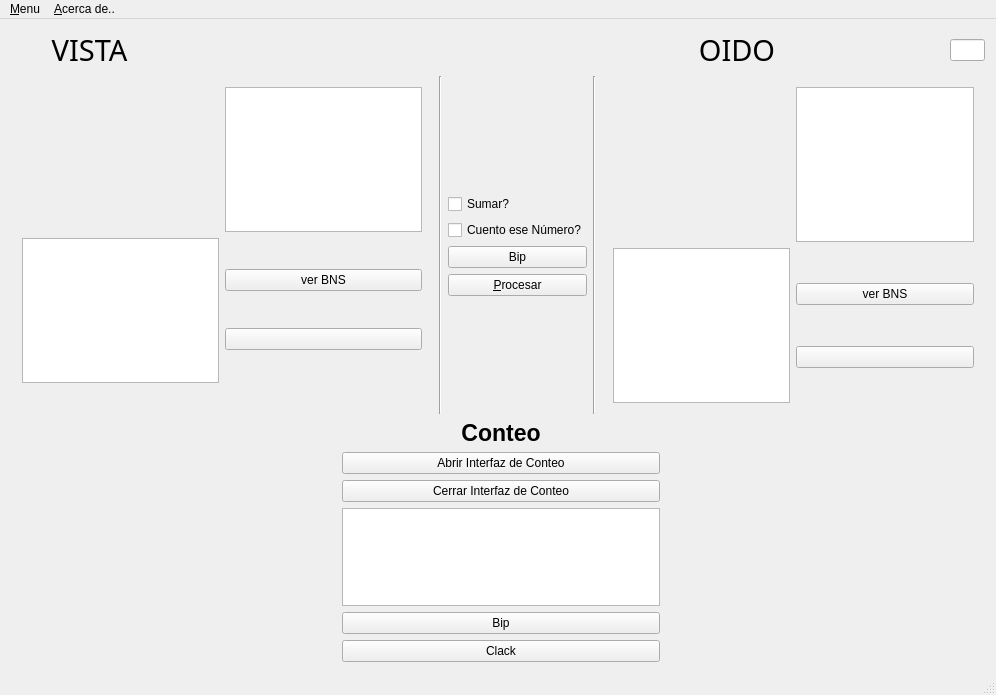
<?xml version="1.0" encoding="UTF-8"?>
<ui version="4.0">
 <class>MainWindow</class>
 <widget class="QMainWindow" name="MainWindow">
  <property name="geometry">
   <rect>
    <x>0</x>
    <y>0</y>
    <width>996</width>
    <height>695</height>
   </rect>
  </property>
  <property name="windowTitle">
   <string>BrainCemisid-J&amp;J  v1.0</string>
  </property>
  <property name="windowIcon">
   <iconset resource="../imageResource.qrc">
    <normaloff>:/icons/brain.png</normaloff>:/icons/brain.png</iconset>
  </property>
  <property name="iconSize">
   <size>
    <width>32</width>
    <height>32</height>
   </size>
  </property>
  <widget class="QWidget" name="centralWidget">
   <layout class="QGridLayout" name="gridLayout_3">
    <item row="0" column="0">
     <layout class="QHBoxLayout" name="horizontalLayout_3">
      <item>
       <widget class="QLabel" name="label_2">
        <property name="font">
         <font>
          <family>Trebuchet MS</family>
          <pointsize>22</pointsize>
          <weight>50</weight>
          <italic>false</italic>
          <bold>false</bold>
         </font>
        </property>
        <property name="text">
         <string>VISTA</string>
        </property>
        <property name="alignment">
         <set>Qt::AlignCenter</set>
        </property>
       </widget>
      </item>
      <item>
       <widget class="QLabel" name="label_4">
        <property name="text">
         <string/>
        </property>
        <property name="pixmap">
         <pixmap resource="../imageResource.qrc">:/icons/eye.png</pixmap>
        </property>
        <property name="alignment">
         <set>Qt::AlignCenter</set>
        </property>
       </widget>
      </item>
     </layout>
    </item>
    <item row="0" column="2">
     <spacer name="horizontalSpacer_3">
      <property name="orientation">
       <enum>Qt::Horizontal</enum>
      </property>
      <property name="sizeType">
       <enum>QSizePolicy::Minimum</enum>
      </property>
      <property name="sizeHint" stdset="0">
       <size>
        <width>300</width>
        <height>20</height>
       </size>
      </property>
     </spacer>
    </item>
    <item row="0" column="3">
     <layout class="QHBoxLayout" name="horizontalLayout_2">
      <property name="spacing">
       <number>0</number>
      </property>
      <item>
       <widget class="QLabel" name="label">
        <property name="font">
         <font>
          <family>Trebuchet MS</family>
          <pointsize>22</pointsize>
          <weight>50</weight>
          <italic>false</italic>
          <bold>false</bold>
         </font>
        </property>
        <property name="text">
         <string>OIDO</string>
        </property>
        <property name="alignment">
         <set>Qt::AlignCenter</set>
        </property>
        <property name="margin">
         <number>2</number>
        </property>
       </widget>
      </item>
      <item>
       <widget class="QLabel" name="label_3">
        <property name="text">
         <string/>
        </property>
        <property name="pixmap">
         <pixmap resource="../imageResource.qrc">:/icons/ear.png</pixmap>
        </property>
        <property name="alignment">
         <set>Qt::AlignCenter</set>
        </property>
       </widget>
      </item>
      <item>
       <widget class="QLineEdit" name="lineEditEarInput">
        <property name="maximumSize">
         <size>
          <width>35</width>
          <height>16777215</height>
         </size>
        </property>
        <property name="alignment">
         <set>Qt::AlignCenter</set>
        </property>
       </widget>
      </item>
     </layout>
    </item>
    <item row="1" column="0" colspan="4">
     <layout class="QHBoxLayout" name="horizontalLayout">
      <item>
       <widget class="QWidget" name="widgetEye" native="true">
        <layout class="QGridLayout" name="gridLayout_2">
         <item row="0" column="1">
          <layout class="QGridLayout" name="gridLayoutEye">
           <item row="2" column="1">
            <layout class="QVBoxLayout" name="verticalLayout_3">
             <item>
              <widget class="QPushButton" name="buttonStateSight">
               <property name="statusTip">
                <string>Ver BNS de Vista en visor</string>
               </property>
               <property name="text">
                <string>ver BNS</string>
               </property>
               <property name="icon">
                <iconset resource="../imageResource.qrc">
                 <normaloff>:/icons/net.png</normaloff>:/icons/net.png</iconset>
               </property>
              </widget>
             </item>
             <item>
              <widget class="QPushButton" name="buttonClearEye">
               <property name="statusTip">
                <string>Borrar estimulo del vista</string>
               </property>
               <property name="text">
                <string/>
               </property>
               <property name="icon">
                <iconset resource="../imageResource.qrc">
                 <normaloff>:/icons/clear.png</normaloff>:/icons/clear.png</iconset>
               </property>
               <property name="iconSize">
                <size>
                 <width>80</width>
                 <height>60</height>
                </size>
               </property>
              </widget>
             </item>
            </layout>
           </item>
           <item row="2" column="0">
            <widget class="QTableWidget" name="tableWidgetColumnEye">
             <property name="editTriggers">
              <set>QAbstractItemView::NoEditTriggers</set>
             </property>
             <attribute name="horizontalHeaderDefaultSectionSize">
              <number>45</number>
             </attribute>
            </widget>
           </item>
           <item row="1" column="0">
            <layout class="QHBoxLayout" name="horizontalLayoutEye"/>
           </item>
           <item row="1" column="1">
            <widget class="QTableWidget" name="tableWidgetRowEye">
             <property name="editTriggers">
              <set>QAbstractItemView::NoEditTriggers</set>
             </property>
             <attribute name="horizontalHeaderDefaultSectionSize">
              <number>45</number>
             </attribute>
            </widget>
           </item>
          </layout>
         </item>
         <item row="1" column="1">
          <layout class="QHBoxLayout" name="horizontalLayoutInterfaceSight"/>
         </item>
         <item row="1" column="0">
          <spacer name="horizontalSpacer_2">
           <property name="orientation">
            <enum>Qt::Horizontal</enum>
           </property>
           <property name="sizeHint" stdset="0">
            <size>
             <width>40</width>
             <height>20</height>
            </size>
           </property>
          </spacer>
         </item>
        </layout>
       </widget>
      </item>
      <item>
       <widget class="Line" name="line_2">
        <property name="orientation">
         <enum>Qt::Vertical</enum>
        </property>
       </widget>
      </item>
      <item>
       <spacer name="horizontalSpacer">
        <property name="orientation">
         <enum>Qt::Horizontal</enum>
        </property>
        <property name="sizeHint" stdset="0">
         <size>
          <width>40</width>
          <height>20</height>
         </size>
        </property>
       </spacer>
      </item>
      <item>
       <layout class="QVBoxLayout" name="verticalLayout_2">
        <item>
         <spacer name="verticalSpacer">
          <property name="orientation">
           <enum>Qt::Vertical</enum>
          </property>
          <property name="sizeHint" stdset="0">
           <size>
            <width>20</width>
            <height>40</height>
           </size>
          </property>
         </spacer>
        </item>
        <item>
         <widget class="QCheckBox" name="checkBox_suma">
          <property name="text">
           <string>Sumar?</string>
          </property>
         </widget>
        </item>
        <item>
         <widget class="QCheckBox" name="checkBox_cuento">
          <property name="text">
           <string>Cuento ese Número?</string>
          </property>
         </widget>
        </item>
        <item>
         <widget class="QPushButton" name="pushButtonBip">
          <property name="statusTip">
           <string>Añade Bips del protocolos Bum Bip Clack</string>
          </property>
          <property name="text">
           <string>Bip</string>
          </property>
         </widget>
        </item>
        <item>
         <widget class="QPushButton" name="pushButtonProcess">
          <property name="statusTip">
           <string>Procesar Informacion de sentidos (BUM)</string>
          </property>
          <property name="text">
           <string>&amp;Procesar</string>
          </property>
          <property name="icon">
           <iconset resource="../imageResource.qrc">
            <normaloff>:/icons/process.png</normaloff>:/icons/process.png</iconset>
          </property>
         </widget>
        </item>
        <item>
         <spacer name="verticalSpacer_2">
          <property name="orientation">
           <enum>Qt::Vertical</enum>
          </property>
          <property name="sizeHint" stdset="0">
           <size>
            <width>20</width>
            <height>40</height>
           </size>
          </property>
         </spacer>
        </item>
       </layout>
      </item>
      <item>
       <widget class="Line" name="line">
        <property name="orientation">
         <enum>Qt::Vertical</enum>
        </property>
       </widget>
      </item>
      <item>
       <widget class="QWidget" name="widgetEar" native="true">
        <property name="autoFillBackground">
         <bool>false</bool>
        </property>
        <layout class="QGridLayout" name="gridLayout">
         <item row="0" column="0">
          <layout class="QGridLayout" name="gridLayoutEar">
           <item row="3" column="0">
            <widget class="QTableWidget" name="tableWidgetColumnEar">
             <property name="baseSize">
              <size>
               <width>0</width>
               <height>0</height>
              </size>
             </property>
             <property name="editTriggers">
              <set>QAbstractItemView::NoEditTriggers</set>
             </property>
             <attribute name="horizontalHeaderDefaultSectionSize">
              <number>45</number>
             </attribute>
             <attribute name="horizontalHeaderMinimumSectionSize">
              <number>57</number>
             </attribute>
             <attribute name="verticalHeaderDefaultSectionSize">
              <number>30</number>
             </attribute>
            </widget>
           </item>
           <item row="1" column="0">
            <layout class="QHBoxLayout" name="horizontalLayoutEar"/>
           </item>
           <item row="3" column="1">
            <layout class="QVBoxLayout" name="verticalLayout">
             <item>
              <widget class="QPushButton" name="buttonStateHearing">
               <property name="statusTip">
                <string>Ver BNS de Oido en visor</string>
               </property>
               <property name="text">
                <string>ver BNS</string>
               </property>
               <property name="icon">
                <iconset resource="../imageResource.qrc">
                 <normaloff>:/icons/net.png</normaloff>:/icons/net.png</iconset>
               </property>
              </widget>
             </item>
             <item>
              <widget class="QPushButton" name="buttonClearEar">
               <property name="statusTip">
                <string>Borrar estimulo del oido</string>
               </property>
               <property name="text">
                <string/>
               </property>
               <property name="icon">
                <iconset resource="../imageResource.qrc">
                 <normaloff>:/icons/clear.png</normaloff>:/icons/clear.png</iconset>
               </property>
               <property name="iconSize">
                <size>
                 <width>80</width>
                 <height>60</height>
                </size>
               </property>
              </widget>
             </item>
            </layout>
           </item>
           <item row="1" column="1">
            <widget class="QTableWidget" name="tableWidgetRowEar">
             <property name="editTriggers">
              <set>QAbstractItemView::NoEditTriggers</set>
             </property>
             <attribute name="horizontalHeaderDefaultSectionSize">
              <number>45</number>
             </attribute>
            </widget>
           </item>
          </layout>
         </item>
         <item row="5" column="0">
          <layout class="QHBoxLayout" name="horizontalLayoutInterfaceEar">
           <property name="spacing">
            <number>6</number>
           </property>
           <property name="bottomMargin">
            <number>0</number>
           </property>
          </layout>
         </item>
        </layout>
       </widget>
      </item>
     </layout>
    </item>
    <item row="6" column="2">
     <layout class="QVBoxLayout" name="verticalLayout_4">
      <item>
       <widget class="QPushButton" name="pushButton_stopCount">
        <property name="text">
         <string>Cerrar Interfaz de Conteo</string>
        </property>
       </widget>
      </item>
      <item>
       <widget class="QTextBrowser" name="textBrowser">
        <property name="font">
         <font>
          <pointsize>14</pointsize>
         </font>
        </property>
       </widget>
      </item>
      <item>
       <widget class="QPushButton" name="pushButton_teachBip">
        <property name="text">
         <string>Bip</string>
        </property>
       </widget>
      </item>
      <item>
       <widget class="QPushButton" name="pushButton_teachClack">
        <property name="text">
         <string>Clack</string>
        </property>
       </widget>
      </item>
     </layout>
    </item>
    <item row="5" column="3" rowspan="2">
     <spacer name="verticalSpacer_3">
      <property name="orientation">
       <enum>Qt::Vertical</enum>
      </property>
      <property name="sizeHint" stdset="0">
       <size>
        <width>20</width>
        <height>40</height>
       </size>
      </property>
     </spacer>
    </item>
    <item row="5" column="2">
     <widget class="QPushButton" name="pushButton_startCount">
      <property name="text">
       <string>Abrir Interfaz de Conteo</string>
      </property>
     </widget>
    </item>
    <item row="5" column="0">
     <spacer name="horizontalSpacer_4">
      <property name="orientation">
       <enum>Qt::Horizontal</enum>
      </property>
      <property name="sizeHint" stdset="0">
       <size>
        <width>40</width>
        <height>20</height>
       </size>
      </property>
     </spacer>
    </item>
    <item row="4" column="2">
     <widget class="QLabel" name="label_5">
      <property name="font">
       <font>
        <pointsize>17</pointsize>
        <weight>75</weight>
        <bold>true</bold>
       </font>
      </property>
      <property name="text">
       <string>Conteo</string>
      </property>
      <property name="alignment">
       <set>Qt::AlignCenter</set>
      </property>
     </widget>
    </item>
   </layout>
  </widget>
  <widget class="QMenuBar" name="menuBar">
   <property name="geometry">
    <rect>
     <x>0</x>
     <y>0</y>
     <width>996</width>
     <height>25</height>
    </rect>
   </property>
   <widget class="QMenu" name="menu_Acerca_de">
    <property name="title">
     <string>&amp;Acerca de..</string>
    </property>
    <addaction name="actionBrain_Cemisid_J_J"/>
    <addaction name="actionQt"/>
    <addaction name="actionCuda"/>
   </widget>
   <widget class="QMenu" name="menuMenu">
    <property name="title">
     <string>&amp;Menu</string>
    </property>
    <addaction name="actionConsult"/>
    <addaction name="actionStatistic"/>
    <addaction name="actionTableNeuron"/>
    <addaction name="separator"/>
    <addaction name="action_Hardware_Nvidia"/>
    <addaction name="actionExit"/>
   </widget>
   <addaction name="menuMenu"/>
   <addaction name="menu_Acerca_de"/>
  </widget>
  <widget class="QStatusBar" name="statusBar"/>
  <action name="actionQt">
   <property name="icon">
    <iconset resource="../imageResource.qrc">
     <normaloff>:/icons/qt.jpeg</normaloff>:/icons/qt.jpeg</iconset>
   </property>
   <property name="text">
    <string>&amp;Qt</string>
   </property>
  </action>
  <action name="actionConsult">
   <property name="icon">
    <iconset resource="../imageResource.qrc">
     <normaloff>:/icons/consult.png</normaloff>:/icons/consult.png</iconset>
   </property>
   <property name="text">
    <string>Consultar &amp;Neurona</string>
   </property>
   <property name="statusTip">
    <string>Descomprimir Informacion de una neurona</string>
   </property>
   <property name="shortcut">
    <string>Ctrl+N</string>
   </property>
  </action>
  <action name="actionStatistic">
   <property name="icon">
    <iconset resource="../imageResource.qrc">
     <normaloff>:/icons/statistic.png</normaloff>:/icons/statistic.png</iconset>
   </property>
   <property name="text">
    <string>&amp;Consultar estadisticas</string>
   </property>
   <property name="statusTip">
    <string>Consulta Estadisticas de la aplicacion</string>
   </property>
   <property name="shortcut">
    <string>Ctrl+S</string>
   </property>
  </action>
  <action name="actionTableNeuron">
   <property name="icon">
    <iconset resource="../imageResource.qrc">
     <normaloff>:/icons/tableNeuron.png</normaloff>:/icons/tableNeuron.png</iconset>
   </property>
   <property name="text">
    <string>&amp;Visualizar Tabla Neuronal</string>
   </property>
   <property name="statusTip">
    <string>Ver estado de cada bloque neuronal Sensorial (BNS)</string>
   </property>
   <property name="shortcut">
    <string>Ctrl+T</string>
   </property>
  </action>
  <action name="toolBarAction">
   <property name="checkable">
    <bool>true</bool>
   </property>
   <property name="checked">
    <bool>true</bool>
   </property>
   <property name="text">
    <string>Barra &amp;Herramientas</string>
   </property>
   <property name="iconText">
    <string>Barra Herramientas</string>
   </property>
  </action>
  <action name="actionExit">
   <property name="icon">
    <iconset resource="../imageResource.qrc">
     <normaloff>:/icons/exit.png</normaloff>:/icons/exit.png</iconset>
   </property>
   <property name="text">
    <string>&amp;Salir</string>
   </property>
   <property name="statusTip">
    <string>salir de aplicacion</string>
   </property>
   <property name="shortcut">
    <string>Ctrl+Q</string>
   </property>
  </action>
  <action name="actionCuda">
   <property name="icon">
    <iconset resource="../imageResource.qrc">
     <normaloff>:/icons/cuda.png</normaloff>:/icons/cuda.png</iconset>
   </property>
   <property name="text">
    <string>&amp;CUDA</string>
   </property>
  </action>
  <action name="actionBrain_Cemisid_J_J">
   <property name="icon">
    <iconset resource="../imageResource.qrc">
     <normaloff>:/icons/brain.png</normaloff>:/icons/brain.png</iconset>
   </property>
   <property name="text">
    <string>&amp;Brain Cemisid</string>
   </property>
  </action>
  <action name="action_Hardware_Nvidia">
   <property name="icon">
    <iconset resource="../imageResource.qrc">
     <normaloff>:/icons/nvidia-logo.jpg</normaloff>:/icons/nvidia-logo.jpg</iconset>
   </property>
   <property name="text">
    <string>&amp;Hardware Nvidia</string>
   </property>
   <property name="shortcut">
    <string>Ctrl+H</string>
   </property>
  </action>
 </widget>
 <layoutdefault spacing="6" margin="11"/>
 <resources>
  <include location="../imageResource.qrc"/>
 </resources>
 <connections>
  <connection>
   <sender>pushButtonProcess</sender>
   <signal>clicked()</signal>
   <receiver>MainWindow</receiver>
   <slot>processGrid()</slot>
   <hints>
    <hint type="sourcelabel">
     <x>438</x>
     <y>313</y>
    </hint>
    <hint type="destinationlabel">
     <x>397</x>
     <y>88</y>
    </hint>
   </hints>
  </connection>
  <connection>
   <sender>actionConsult</sender>
   <signal>triggered()</signal>
   <receiver>MainWindow</receiver>
   <slot>showDialogConsult()</slot>
   <hints>
    <hint type="sourcelabel">
     <x>-1</x>
     <y>-1</y>
    </hint>
    <hint type="destinationlabel">
     <x>392</x>
     <y>286</y>
    </hint>
   </hints>
  </connection>
  <connection>
   <sender>actionStatistic</sender>
   <signal>triggered()</signal>
   <receiver>MainWindow</receiver>
   <slot>showDialogStatistic()</slot>
   <hints>
    <hint type="sourcelabel">
     <x>-1</x>
     <y>-1</y>
    </hint>
    <hint type="destinationlabel">
     <x>392</x>
     <y>286</y>
    </hint>
   </hints>
  </connection>
  <connection>
   <sender>actionTableNeuron</sender>
   <signal>triggered()</signal>
   <receiver>MainWindow</receiver>
   <slot>showDialogTableNeuron()</slot>
   <hints>
    <hint type="sourcelabel">
     <x>-1</x>
     <y>-1</y>
    </hint>
    <hint type="destinationlabel">
     <x>392</x>
     <y>286</y>
    </hint>
   </hints>
  </connection>
  <connection>
   <sender>buttonStateSight</sender>
   <signal>clicked()</signal>
   <receiver>MainWindow</receiver>
   <slot>paintSight()</slot>
   <hints>
    <hint type="sourcelabel">
     <x>335</x>
     <y>370</y>
    </hint>
    <hint type="destinationlabel">
     <x>398</x>
     <y>441</y>
    </hint>
   </hints>
  </connection>
  <connection>
   <sender>actionExit</sender>
   <signal>triggered()</signal>
   <receiver>MainWindow</receiver>
   <slot>close()</slot>
   <hints>
    <hint type="sourcelabel">
     <x>-1</x>
     <y>-1</y>
    </hint>
    <hint type="destinationlabel">
     <x>392</x>
     <y>286</y>
    </hint>
   </hints>
  </connection>
  <connection>
   <sender>buttonStateHearing</sender>
   <signal>clicked()</signal>
   <receiver>MainWindow</receiver>
   <slot>paintHearing()</slot>
   <hints>
    <hint type="sourcelabel">
     <x>698</x>
     <y>369</y>
    </hint>
    <hint type="destinationlabel">
     <x>392</x>
     <y>286</y>
    </hint>
   </hints>
  </connection>
  <connection>
   <sender>action_Hardware_Nvidia</sender>
   <signal>triggered(bool)</signal>
   <receiver>MainWindow</receiver>
   <slot>showSelectDevice(bool)</slot>
   <hints>
    <hint type="sourcelabel">
     <x>-1</x>
     <y>-1</y>
    </hint>
    <hint type="destinationlabel">
     <x>392</x>
     <y>286</y>
    </hint>
   </hints>
  </connection>
  <connection>
   <sender>actionCuda</sender>
   <signal>triggered()</signal>
   <receiver>MainWindow</receiver>
   <slot>aboutCuda()</slot>
   <hints>
    <hint type="sourcelabel">
     <x>-1</x>
     <y>-1</y>
    </hint>
    <hint type="destinationlabel">
     <x>392</x>
     <y>286</y>
    </hint>
   </hints>
  </connection>
  <connection>
   <sender>actionBrain_Cemisid_J_J</sender>
   <signal>triggered()</signal>
   <receiver>MainWindow</receiver>
   <slot>aboutBrainCemisid()</slot>
   <hints>
    <hint type="sourcelabel">
     <x>-1</x>
     <y>-1</y>
    </hint>
    <hint type="destinationlabel">
     <x>392</x>
     <y>286</y>
    </hint>
   </hints>
  </connection>
  <connection>
   <sender>pushButtonBip</sender>
   <signal>clicked()</signal>
   <receiver>MainWindow</receiver>
   <slot>repaint()</slot>
   <hints>
    <hint type="sourcelabel">
     <x>417</x>
     <y>308</y>
    </hint>
    <hint type="destinationlabel">
     <x>392</x>
     <y>286</y>
    </hint>
   </hints>
  </connection>
 </connections>
 <slots>
  <slot>processGrid()</slot>
  <slot>paintHearing()</slot>
  <slot>paintSight()</slot>
  <slot>showDialogConsult()</slot>
  <slot>showDialogStatistic()</slot>
  <slot>showDialogTableNeuron()</slot>
  <slot>enableToolBar(bool)</slot>
  <slot>showSelectDevice(bool)</slot>
  <slot>aboutBrainCemisid()</slot>
  <slot>aboutCuda()</slot>
 </slots>
</ui>
